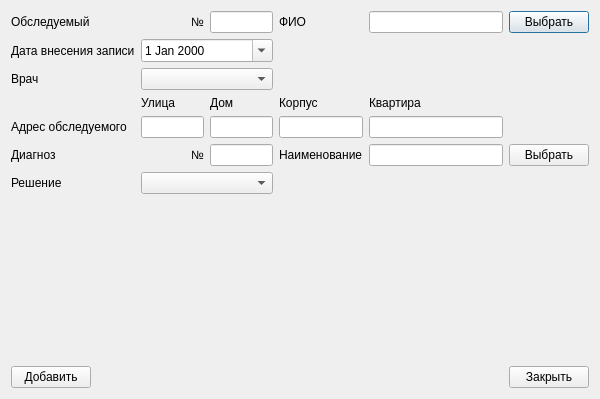
<?xml version="1.0" encoding="UTF-8"?>
<ui version="4.0">
 <class>Dialog_add_and_edit_journal</class>
 <widget class="QDialog" name="Dialog_add_and_edit_journal">
  <property name="geometry">
   <rect>
    <x>0</x>
    <y>0</y>
    <width>600</width>
    <height>399</height>
   </rect>
  </property>
  <property name="windowTitle">
   <string>Журнал РВК</string>
  </property>
  <layout class="QVBoxLayout" name="verticalLayout">
   <item>
    <layout class="QGridLayout" name="gridLayout">
     <item row="1" column="0">
      <widget class="QLabel" name="label">
       <property name="text">
        <string>Дата внесения записи</string>
       </property>
      </widget>
     </item>
     <item row="1" column="1" colspan="2">
      <widget class="QDateEdit" name="dateEdit_date_input">
       <property name="calendarPopup">
        <bool>true</bool>
       </property>
      </widget>
     </item>
     <item row="2" column="0">
      <widget class="QLabel" name="label_2">
       <property name="text">
        <string>Врач</string>
       </property>
      </widget>
     </item>
     <item row="0" column="5">
      <widget class="QPushButton" name="pushButton_select_patient">
       <property name="text">
        <string>Выбрать</string>
       </property>
      </widget>
     </item>
     <item row="4" column="0">
      <widget class="QLabel" name="label_6">
       <property name="text">
        <string>Адрес обследуемого</string>
       </property>
      </widget>
     </item>
     <item row="5" column="0">
      <widget class="QLabel" name="label_7">
       <property name="text">
        <string>Диагноз</string>
       </property>
      </widget>
     </item>
     <item row="6" column="0">
      <widget class="QLabel" name="label_8">
       <property name="text">
        <string>Решение</string>
       </property>
      </widget>
     </item>
     <item row="7" column="1">
      <spacer name="verticalSpacer">
       <property name="orientation">
        <enum>Qt::Vertical</enum>
       </property>
       <property name="sizeHint" stdset="0">
        <size>
         <width>20</width>
         <height>40</height>
        </size>
       </property>
      </spacer>
     </item>
     <item row="0" column="0">
      <widget class="QLabel" name="label_3">
       <property name="text">
        <string>Обследуемый</string>
       </property>
      </widget>
     </item>
     <item row="0" column="4">
      <widget class="QLineEdit" name="lineEdit_FIO_patient">
       <property name="readOnly">
        <bool>true</bool>
       </property>
      </widget>
     </item>
     <item row="0" column="3">
      <widget class="QLabel" name="label_5">
       <property name="text">
        <string>ФИО</string>
       </property>
      </widget>
     </item>
     <item row="0" column="2">
      <widget class="QLineEdit" name="lineEdit_number_medcard">
       <property name="readOnly">
        <bool>true</bool>
       </property>
      </widget>
     </item>
     <item row="0" column="1">
      <widget class="QLabel" name="label_4">
       <property name="text">
        <string>№</string>
       </property>
       <property name="alignment">
        <set>Qt::AlignRight|Qt::AlignTrailing|Qt::AlignVCenter</set>
       </property>
      </widget>
     </item>
     <item row="2" column="1" colspan="2">
      <widget class="QComboBox" name="comboBox_doctor"/>
     </item>
     <item row="6" column="1" colspan="2">
      <widget class="QComboBox" name="comboBox_result"/>
     </item>
     <item row="5" column="5">
      <widget class="QPushButton" name="pushButton_select_daignos">
       <property name="text">
        <string>Выбрать</string>
       </property>
      </widget>
     </item>
     <item row="5" column="4">
      <widget class="QLineEdit" name="lineEdit_name_diagnos">
       <property name="minimumSize">
        <size>
         <width>134</width>
         <height>0</height>
        </size>
       </property>
       <property name="maximumSize">
        <size>
         <width>134</width>
         <height>16777215</height>
        </size>
       </property>
       <property name="readOnly">
        <bool>true</bool>
       </property>
      </widget>
     </item>
     <item row="5" column="2">
      <widget class="QLineEdit" name="lineEdit_number_diagnos">
       <property name="readOnly">
        <bool>true</bool>
       </property>
      </widget>
     </item>
     <item row="5" column="3">
      <widget class="QLabel" name="label_10">
       <property name="text">
        <string>Наименование</string>
       </property>
      </widget>
     </item>
     <item row="5" column="1">
      <widget class="QLabel" name="label_9">
       <property name="text">
        <string>№</string>
       </property>
       <property name="alignment">
        <set>Qt::AlignRight|Qt::AlignTrailing|Qt::AlignVCenter</set>
       </property>
      </widget>
     </item>
     <item row="3" column="1">
      <widget class="QLabel" name="label_11">
       <property name="text">
        <string>Улица</string>
       </property>
      </widget>
     </item>
     <item row="4" column="1">
      <widget class="QLineEdit" name="lineEdit_street_name">
       <property name="readOnly">
        <bool>true</bool>
       </property>
      </widget>
     </item>
     <item row="4" column="2">
      <widget class="QLineEdit" name="lineEdit_house">
       <property name="readOnly">
        <bool>true</bool>
       </property>
      </widget>
     </item>
     <item row="3" column="2">
      <widget class="QLabel" name="label_12">
       <property name="text">
        <string>Дом</string>
       </property>
      </widget>
     </item>
     <item row="3" column="3">
      <widget class="QLabel" name="label_13">
       <property name="text">
        <string>Корпус</string>
       </property>
      </widget>
     </item>
     <item row="3" column="4">
      <widget class="QLabel" name="label_14">
       <property name="text">
        <string>Квартира</string>
       </property>
      </widget>
     </item>
     <item row="4" column="3">
      <widget class="QLineEdit" name="lineEdit_building">
       <property name="readOnly">
        <bool>true</bool>
       </property>
      </widget>
     </item>
     <item row="4" column="4">
      <widget class="QLineEdit" name="lineEdit_flat">
       <property name="readOnly">
        <bool>true</bool>
       </property>
      </widget>
     </item>
    </layout>
   </item>
   <item>
    <layout class="QHBoxLayout" name="horizontalLayout">
     <item>
      <widget class="QPushButton" name="pushButton_ok">
       <property name="layoutDirection">
        <enum>Qt::LeftToRight</enum>
       </property>
       <property name="text">
        <string>Добавить</string>
       </property>
      </widget>
     </item>
     <item>
      <spacer name="horizontalSpacer">
       <property name="orientation">
        <enum>Qt::Horizontal</enum>
       </property>
       <property name="sizeHint" stdset="0">
        <size>
         <width>40</width>
         <height>20</height>
        </size>
       </property>
      </spacer>
     </item>
     <item>
      <widget class="QPushButton" name="pushButton_cancel">
       <property name="text">
        <string>Закрыть</string>
       </property>
      </widget>
     </item>
    </layout>
   </item>
  </layout>
 </widget>
 <resources/>
 <connections/>
</ui>
